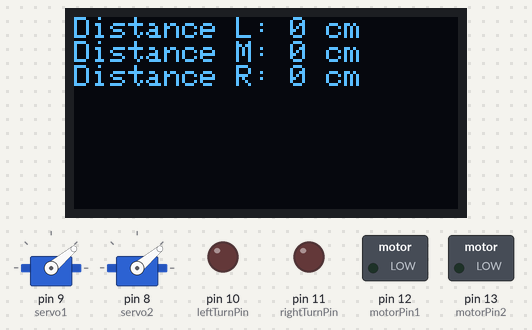
Simulated run of this sketch. Board: Arduino Uno, built with avr-gcc and run on an emulated ATmega328P. Shown: 2 × servo, 128×64 one-colour display, switched loads named in the sketch (green lamp = pin HIGH), output pins drawn as LEDs (lit = HIGH). The display library's start-up logo is not drawn.

Above: at 2.1 s.
Timing chart, 0 to 3.6 s (numbered marks = the images above):
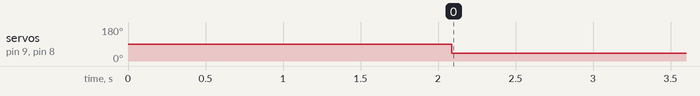

The sketch:

main-01.ino
```cpp
// 基本功能：
// 1.根据三个超声波传感器的数据,去控制两个转向舵机
// 2.使用OLED模块获取超声波数据
//

#include <Wire.h>
#include <Adafruit_GFX.h>
#include <Adafruit_SSD1306.h>
#include <Servo.h>

#define SCREEN_WIDTH 128
#define SCREEN_HEIGHT 64
#define OLED_RESET    -1
Adafruit_SSD1306 display(SCREEN_WIDTH, SCREEN_HEIGHT, &Wire, OLED_RESET);

#define trigPinL 2  // 左侧超声波 trig 引脚
#define echoPinL 3  // 左侧超声波 echo 引脚
#define trigPinM 4  // 中间超声波 trig 引脚
#define echoPinM 5  // 中间超声波 echo 引脚
#define trigPinR 6  // 右侧超声波 trig 引脚
#define echoPinR 7  // 右侧超声波 echo 引脚
#define leftTurnPin 10     // 左转向灯引脚
#define rightTurnPin 11    // 右转向灯引脚
#define motorPin1 12       // 电机连接引脚1
#define motorPin2 13       // 电机连接引脚2

Servo servo1;  // 第一个舵机
Servo servo2;  // 第二个舵机

void setup() {
  servo1.attach(9);  // 将第一个舵机连接到9号引脚
  servo2.attach(8);  // 将第二个舵机连接到8号引脚
  pinMode(trigPinL, OUTPUT);
  pinMode(echoPinL, INPUT);
  pinMode(trigPinM, OUTPUT);
  pinMode(echoPinM, INPUT);
  pinMode(trigPinR, OUTPUT);
  pinMode(echoPinR, INPUT);
  pinMode(leftTurnPin, OUTPUT);
  pinMode(rightTurnPin, OUTPUT);
  pinMode(motorPin1, OUTPUT);
  pinMode(motorPin2, OUTPUT);

  if (!display.begin(SSD1306_SWITCHCAPVCC, 0x3C)) {
    Serial.println(F("SSD1306 allocation failed"));
    for (;;);
  }
  display.display();
  delay(2000);  // Pause for 2 seconds
  display.clearDisplay();
}

void loop() {
  unsigned int distanceL = getDistance(trigPinL, echoPinL);
  unsigned int distanceM = getDistance(trigPinM, echoPinM);
  unsigned int distanceR = getDistance(trigPinR, echoPinR);

  // 根据距离控制速度
  int leftSpeed = 255;  // 默认最大速度
  int rightSpeed = 255;  // 默认最大速度
// 舵机控制逻辑
if (distanceL < 20) {
    // 左侧距离小于20cm时的逻辑
    servo1.write(40);  // 左侧距离小于20cm时，舵机1顺时针转动40度
    servo2.write(40);  // 左侧距离小于20cm时，舵机2顺时针转动40度
  } else if (distanceR < 20) {
    // 右侧距离小于20cm时的逻辑
    servo1.write(140);  // 右侧距离小于20cm时，舵机1逆时针转动40度
    servo2.write(140);  // 右侧距离小于20cm时，舵机2逆时针转动40度
  } else if (distanceM < 20) {
    // 中间距离小于20cm时的逻辑
    // ...
  } else {
    // 距离大于20cm时的逻辑
    servo1.write(90);  // 当距离大于20cm时，舵机1恢复到初始位置
    servo2.write(90);  // 当距离大于20cm时，舵机2恢复到初始位置
  }


  // 显示距离数据
  display.clearDisplay();
  display.setTextSize(1);
  display.setTextColor(SSD1306_WHITE);
  display.setCursor(0, 0);
  display.println("Distance L: " + String(distanceL) + " cm");
  display.println("Distance M: " + String(distanceM) + " cm");
  display.println("Distance R: " + String(distanceR) + " cm");
  display.display();
}

unsigned int getDistance(int trigPin, int echoPin) {
  // 返回从超声波传感器测得的距禈
}

void turnOnLeftTurnSignal() {
  digitalWrite(leftTurnPin, HIGH);
  digitalWrite(rightTurnPin, LOW);
}

void turnOnRightTurnSignal() {
  digitalWrite(leftTurnPin, LOW);
  digitalWrite(rightTurnPin, HIGH);
}

void turnOffTurnSignal() {
  digitalWrite(leftTurnPin, LOW);
  digitalWrite(rightTurnPin, LOW);
}
```

Measured:
- by itself, servo on pin 9 (servo1), servo on pin 8 (servo2): 90° → 40° at 2.1 s
